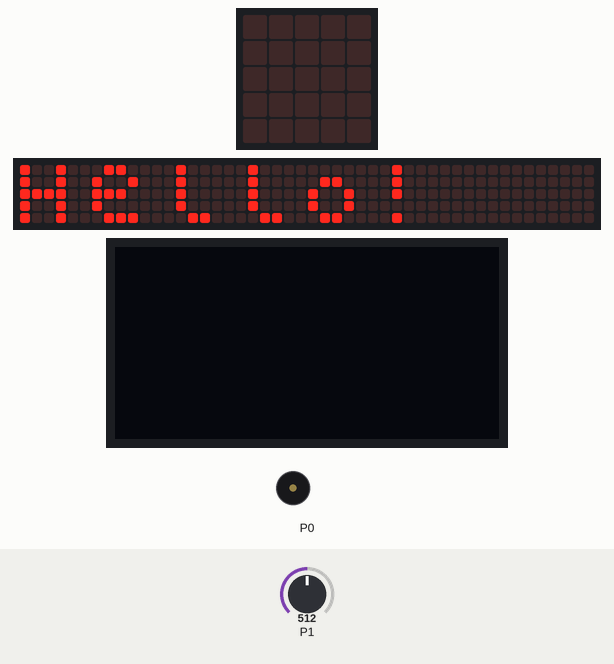
This program was run on a simulated BBC micro:bit (MakeCode). Parts: the board's 5×5 LED display, a strip that is not on the board, showing the scrolling text unrolled, 128×64 one-colour display, buzzer (waves = sounding). Inputs (shaded band) come from the test bench; at power-on: P1 = 512 (analog values on the 0–1023 scale). The 48×5 strip is a reading aid, not a part: it shows the text the display is scrolling, unrolled, one strip-width of it at a time.

Above: at 5.6 s.
At 8.1 s:
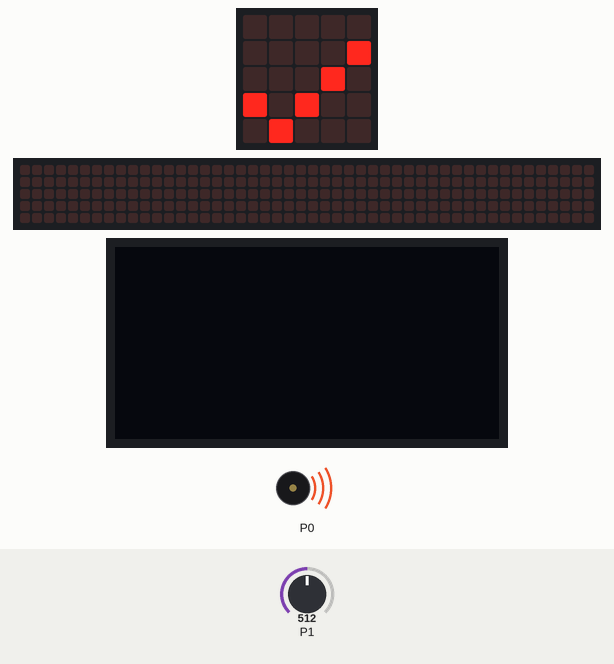
8.2 s: P1 set to 5
12.8 s: P1 set to 2
At 16.5 s:
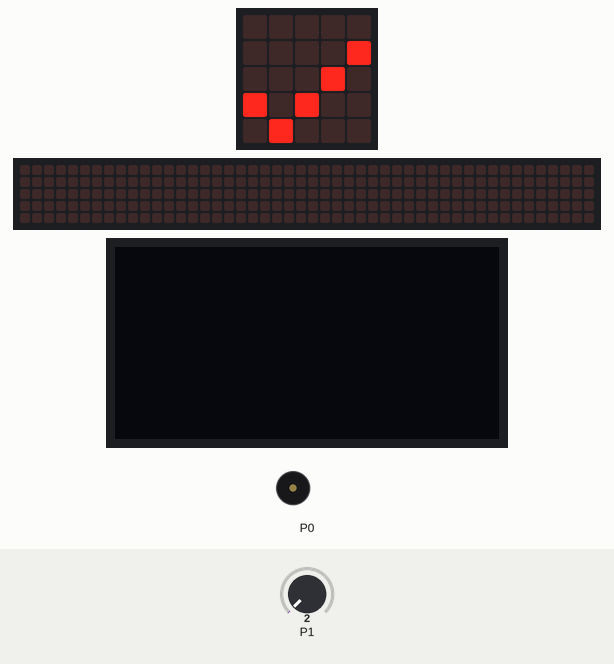
17.4 s: P1 set to 122
At 17.8 s:
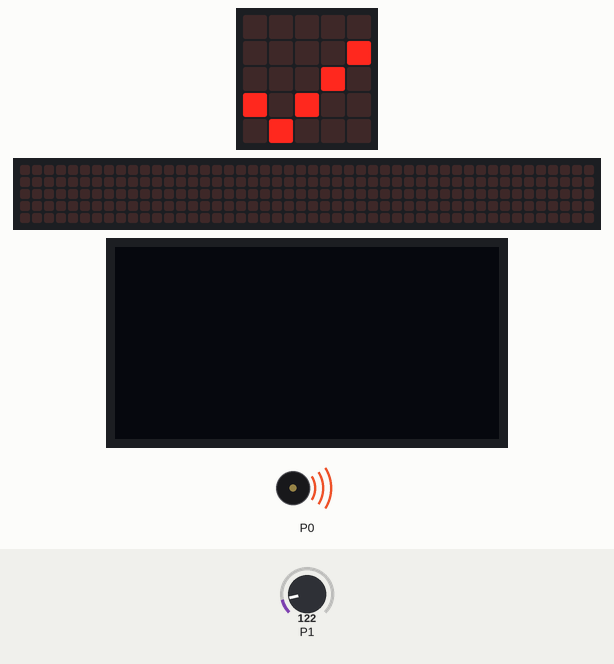
Timing chart, 0 to 28.0 s (numbered marks = the images above; inputs shaded):
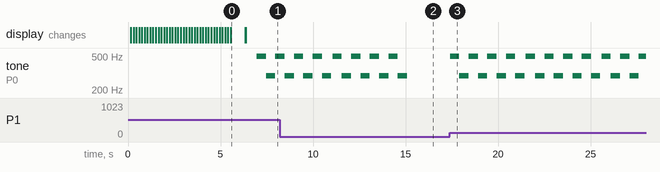

Measured:
- the behaviour switches between 4 and 3 on P1 (found by bisection; images 1 and 2)
- after the input at 12.8 s, tone on P0: goes on until 15.1 s, then stays silent
- after the input at 17.4 s, tone on P0: silent → 494 Hz at once, then repeats every 4.1 s: 3 × (294 Hz 0.51 s, 494 Hz 0.51 s), 294 Hz 0.50 s, silent 0.06 s, 494 Hz 0.51 s
- by itself, tone on P0: plays 294 Hz for 0.51 s, 494 Hz for 0.51 s, 294 Hz for 0.51 s, 494 Hz for 0.51 s, 294 Hz for 0.50 s, 494 Hz for 0.51 s … (9 notes in this stretch)
- what the display in image 0 shows lasts 0.7 s, from 5.6 s to 6.3 s

The program:

main.ts
```typescript
let p = 0
basic.showString("Hello!")
OLED.init(128, 64)
OLED.clear()
basic.clearScreen()
basic.showIcon(IconNames.Yes)
basic.forever(function () {
    p = pins.analogReadPin(AnalogPin.P1)
    if (p > 3) {
        music.play(music.stringPlayable("B D B D B D B D ", 120), music.PlaybackMode.UntilDone)
        OLED.writeString("Detected!")
    }
    OLED.clear()
})
```

test.ts
```typescript
// здесь помещаются тесты; они не будут скомпилированы, пока пакет используется в качестве расширения.
```
